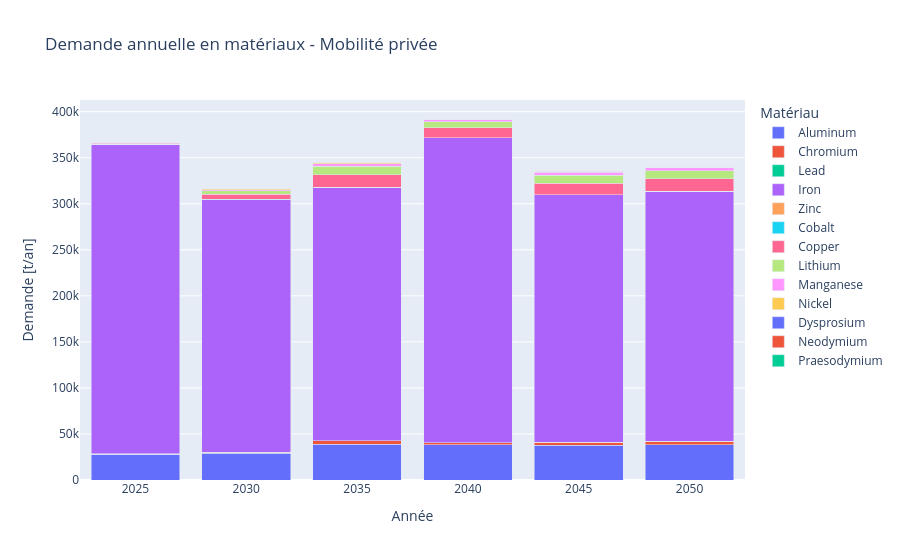

Write notebook code for a chart like this one.
### Code cell
def plot_all_materials_demand_mob(cumulative=False, show=False):
    
    data_all = {}
    for material in df_body.index.tolist() + df_batt_mi.index.tolist() + df_motor_mi.index.tolist():
        total_by_period = []
        for period in periods:
            total = 0
            for tech in priv_mob_techs_positive:
                vtype = tech_to_vtype[tech]
                n_veh = results['F_new'].loc[period].loc[tech].squeeze() * 1e6 / ref_size_priv_mob
                mi = get_vehicle_mi(material, vtype, period)  # g/vehicle
                total += n_veh * mi / 1e6  # -> tonnes
            total_by_period.append(total / 5)
        data_all[material] = total_by_period

    df_all_mob = pd.DataFrame(data_all, index=years)
    df_all_mob = df_all_mob.loc[:, df_all_mob.max() > 0]

    df_melted = df_all_mob.reset_index().rename(columns={'index': 'Année'}).melt(
        id_vars='Année', var_name='Matériau', value_name='Demande [t/an]'
    )
    fig = px.bar(df_melted, x='Année', y='Demande [t/an]', color='Matériau', barmode='stack',
                 title='Demande annuelle en matériaux - Mobilité privée')
    fig.update_layout(xaxis_title='Année', yaxis_title='Demande [t/an]')
    if show:
        fig.show()
    return df_all_mob

df_all_mob = plot_all_materials_demand_mob(cumulative=False, show=True)

### Figure 1 — Plotly figure (JSON) as saved in the notebook; plotly's stock layout.template omitted (floating-point values rounded to 4 significant figures)
{"data": [{"hovertemplate": "Matériau=Aluminum<br>Année=%{x}<br>Demande [t/an]=%{y}<extra></extra>", "legendgroup": "Aluminum", "marker": {"color": "#636efa", "pattern": {"shape": ""}}, "name": "Aluminum", "orientation": "v", "showlegend": true, "textposition": "auto", "type": "bar", "x": ["2025", "2030", "2035", "2040", "2045", "2050"], "xaxis": "x", "y": [27910.0, 28800.0, 38830.0, 38030.0, 37560.0, 38350.0], "yaxis": "y"}, {"hovertemplate": "Matériau=Chromium<br>Année=%{x}<br>Demande [t/an]=%{y}<extra></extra>", "legendgroup": "Chromium", "marker": {"color": "#EF553B", "pattern": {"shape": ""}}, "name": "Chromium", "orientation": "v", "showlegend": true, "textposition": "auto", "type": "bar", "x": ["2025", "2030", "2035", "2040", "2045", "2050"], "xaxis": "x", "y": [319.8, 1509.0, 3615.0, 2515.0, 3458.0, 3570.0], "yaxis": "y"}, {"hovertemplate": "Matériau=Lead<br>Année=%{x}<br>Demande [t/an]=%{y}<extra></extra>", "legendgroup": "Lead", "marker": {"color": "#00cc96", "pattern": {"shape": ""}}, "name": "Lead", "orientation": "v", "showlegend": true, "textposition": "auto", "type": "bar", "x": ["2025", "2030", "2035", "2040", "2045", "2050"], "xaxis": "x", "y": [112.2, 92.44, 94.57, 112.1, 92.17, 93.39], "yaxis": "y"}, {"hovertemplate": "Matériau=Iron<br>Année=%{x}<br>Demande [t/an]=%{y}<extra></extra>", "legendgroup": "Iron", "marker": {"color": "#ab63fa", "pattern": {"shape": ""}}, "name": "Iron", "orientation": "v", "showlegend": true, "textposition": "auto", "type": "bar", "x": ["2025", "2030", "2035", "2040", "2045", "2050"], "xaxis": "x", "y": [336300.0, 274200.0, 275200.0, 330900.0, 268400.0, 271800.0], "yaxis": "y"}, {"hovertemplate": "Matériau=Zinc<br>Année=%{x}<br>Demande [t/an]=%{y}<extra></extra>", "legendgroup": "Zinc", "marker": {"color": "#FFA15A", "pattern": {"shape": ""}}, "name": "Zinc", "orientation": "v", "showlegend": true, "textposition": "auto", "type": "bar", "x": ["2025", "2030", "2035", "2040", "2045", "2050"], "xaxis": "x", "y": [37.27, 30.39, 30.51, 36.67, 29.75, 30.13], "yaxis": "y"}, {"hovertemplate": "Matériau=Cobalt<br>Année=%{x}<br>Demande [t/an]=%{y}<extra></extra>", "legendgroup": "Cobalt", "marker": {"color": "#19d3f3", "pattern": {"shape": ""}}, "name": "Cobalt", "orientation": "v", "showlegend": true, "textposition": "auto", "type": "bar", "x": ["2025", "2030", "2035", "2040", "2045", "2050"], "xaxis": "x", "y": [77.88, 240.4, 288.0, 0.0, 0.0, 0.0], "yaxis": "y"}, {"hovertemplate": "Matériau=Copper<br>Année=%{x}<br>Demande [t/an]=%{y}<extra></extra>", "legendgroup": "Copper", "marker": {"color": "#FF6692", "pattern": {"shape": ""}}, "name": "Copper", "orientation": "v", "showlegend": true, "textposition": "auto", "type": "bar", "x": ["2025", "2030", "2035", "2040", "2045", "2050"], "xaxis": "x", "y": [1057.0, 5414.0, 13210.0, 11190.0, 12870.0, 13280.0], "yaxis": "y"}, {"hovertemplate": "Matériau=Lithium<br>Année=%{x}<br>Demande [t/an]=%{y}<extra></extra>", "legendgroup": "Lithium", "marker": {"color": "#B6E880", "pattern": {"shape": ""}}, "name": "Lithium", "orientation": "v", "showlegend": true, "textposition": "auto", "type": "bar", "x": ["2025", "2030", "2035", "2040", "2045", "2050"], "xaxis": "x", "y": [716.6, 4020.0, 9264.0, 6282.0, 8465.0, 8785.0], "yaxis": "y"}, {"hovertemplate": "Matériau=Manganese<br>Année=%{x}<br>Demande [t/an]=%{y}<extra></extra>", "legendgroup": "Manganese", "marker": {"color": "#FF97FF", "pattern": {"shape": ""}}, "name": "Manganese", "orientation": "v", "showlegend": true, "textposition": "auto", "type": "bar", "x": ["2025", "2030", "2035", "2040", "2045", "2050"], "xaxis": "x", "y": [131.2, 1035.0, 2904.0, 2350.0, 3383.0, 3286.0], "yaxis": "y"}, {"hovertemplate": "Matériau=Nickel<br>Année=%{x}<br>Demande [t/an]=%{y}<extra></extra>", "legendgroup": "Nickel", "marker": {"color": "#FECB52", "pattern": {"shape": ""}}, "name": "Nickel", "orientation": "v", "showlegend": true, "textposition": "auto", "type": "bar", "x": ["2025", "2030", "2035", "2040", "2045", "2050"], "xaxis": "x", "y": [368.3, 1268.0, 1817.0, 420.6, 604.5, 588.2], "yaxis": "y"}, {"hovertemplate": "Matériau=Dysprosium<br>Année=%{x}<br>Demande [t/an]=%{y}<extra></extra>", "legendgroup": "Dysprosium", "marker": {"color": "#636efa", "pattern": {"shape": ""}}, "name": "Dysprosium", "orientation": "v", "showlegend": true, "textposition": "auto", "type": "bar", "x": ["2025", "2030", "2035", "2040", "2045", "2050"], "xaxis": "x", "y": [2.377, 9.259, 22.19, 23.24, 21.51, 21.91], "yaxis": "y"}, {"hovertemplate": "Matériau=Neodymium<br>Année=%{x}<br>Demande [t/an]=%{y}<extra></extra>", "legendgroup": "Neodymium", "marker": {"color": "#EF553B", "pattern": {"shape": ""}}, "name": "Neodymium", "orientation": "v", "showlegend": true, "textposition": "auto", "type": "bar", "x": ["2025", "2030", "2035", "2040", "2045", "2050"], "xaxis": "x", "y": [19.9, 77.53, 185.8, 194.6, 180.1, 183.5], "yaxis": "y"}, {"hovertemplate": "Matériau=Praesodymium<br>Année=%{x}<br>Demande [t/an]=%{y}<extra></extra>", "legendgroup": "Praesodymium", "marker": {"color": "#00cc96", "pattern": {"shape": ""}}, "name": "Praesodymium", "orientation": "v", "showlegend": true, "textposition": "auto", "type": "bar", "x": ["2025", "2030", "2035", "2040", "2045", "2050"], "xaxis": "x", "y": [0.02864, 0.1116, 0.2673, 0.28, 0.2592, 0.264], "yaxis": "y"}], "layout": {"barmode": "stack", "legend": {"title": {"text": "Matériau"}, "tracegroupgap": 0}, "title": {"text": "Demande annuelle en matériaux - Mobilité privée"}, "xaxis": {"anchor": "y", "domain": [0, 1], "title": {"text": "Année"}}, "yaxis": {"anchor": "x", "domain": [0, 1], "title": {"text": "Demande [t/an]"}}}}
